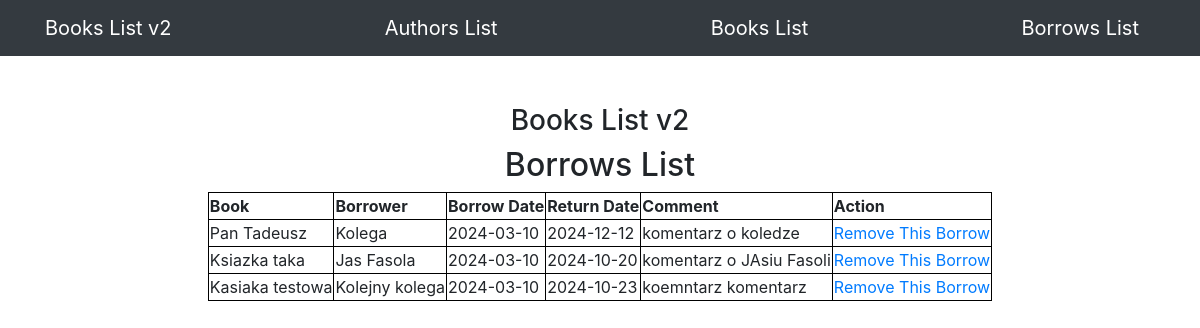
/borrows/, run on the app's committed database.
### app/models.py (models this page shows, shortened)
class Borrow(db.Model):
    id = db.Column(db.Integer, primary_key=True)
    borrower = db.Column(db.String(100), index=True)
    borrow_date = db.Column(db.String(100), index=True, default=datetime.today().strftime('%Y-%m-%d'))
    return_date = db.Column(db.String(100), index=True)
    comment = db.Column(db.String(100), index=True)
    book_id = db.Column(db.Integer, db.ForeignKey('book.id'))
    book = db.relationship("Book", back_populates="borrows")

class Book(db.Model):
    id = db.Column(db.Integer, primary_key=True)
    title = db.Column(db.String(100), index=True)
    date = db.Column(db.String(100), index=True, default=datetime.today().strftime('%Y-%m-%d'))
    comment = db.Column(db.String(100), index=True)
    author_id = db.Column(db.Integer, db.ForeignKey('author.id'))
    borrows = db.relationship("Borrow", back_populates="book")

### app/routes.py (the view)
@app.route('/borrows/', methods=["GET"])
def borrows_view():
    borrows = Borrow.query.all()
    return render_template("borrows.html",
                           borrows=borrows)

### app/templates/borrows.html
{% extends "base.html" %}
{% block content %}
<div class="d-flex flex-column justify-content-center align-items-center">
    <div class="col-lg-12 text-center">
       <h3 class="mt-5">Books List v2</h3>
       <h2>Borrows List</h2>
    </div>
    <table class="mb-5">
        <thead>
        <th>Book</th>
        <th>Borrower</th>
        <th>Borrow Date</th>
        <th>Return Date</th>
        <th>Comment</th>
        <th>Action</th>
        </thead>
        {% for borrow in borrows %}
        <tr>
            <td>{{ borrow.book.title }}</a></td>
            <td>{{ borrow.borrower }}</td>
            <td>{{ borrow.borrow_date }}</td>
            <td>{{ borrow.return_date }}</td>
            <td>{{ borrow.comment }}</td>
            <td><a href="/removeborrow/{{ borrow.id }}">Remove This Borrow</a></td>
        </tr>
        {% endfor %}
    </table>
</div>
{% endblock %}

### app/templates/base.html (style rules this page uses)
table, th, tr, td { border: 1px solid black; }

### data on the page
Borrow: book "Pan Tadeusz", borrower "Kolega", borrow_date "2024-03-10", return_date "2024-12-12", comment "komentarz o koledze"
Borrow: book "Ksiazka taka", borrower "Jas Fasola", borrow_date "2024-03-10", return_date "2024-10-20", comment "komentarz o JAsiu Fasoli"
Borrow: book "Kasiaka testowa", borrower "Kolejny kolega", borrow_date "2024-03-10", return_date "2024-10-23", comment "koemntarz komentarz"
